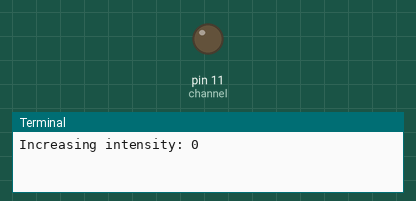
Simulated run of this program. Board: Raspberry Pi (header pin numbers). Shown: output pins drawn as LEDs (lit = HIGH), the last lines printed to the terminal.

Above: at 0.05 s.
At 0.95 s:
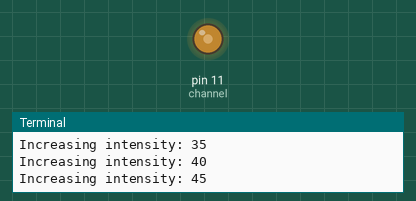
At 1.9 s:
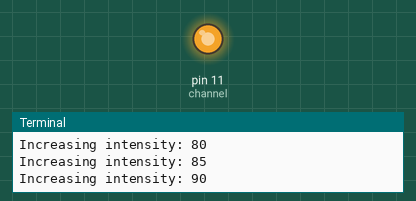
At 3.8 s:
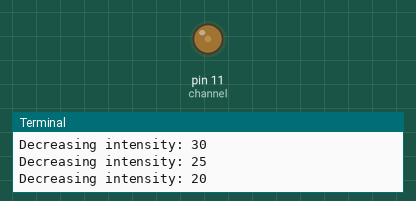
Timing chart, 0 to 5.5 s (numbered marks = the images above):
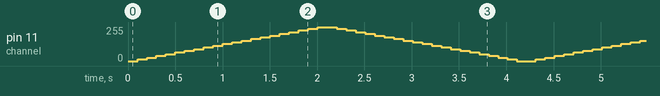

The program:

LEDfade.py
```python
#!/usr/bin/env python3

import RPi.GPIO as GPIO
import time

channel = 11 # GPIO

GPIO.setmode(GPIO.BOARD) # Set which board

GPIO.setup(channel, GPIO.OUT) # Set channel and pin method

# Create a PWM object with a frequency of 100 Hz
pwm = GPIO.PWM(channel, 100)
pwm.start(0)

try:
    while True:
        # increase brightness
        for duty_cycle in range(0, 101, 5):
            pwm.ChangeDutyCycle(duty_cycle)
            print(f"Increasing intensity: {duty_cycle}")
            time.sleep(0.1)

        # decrease brightness
        for duty_cycle in range(100, -1, -5):
            pwm.ChangeDutyCycle(duty_cycle)
            print(f"Decreasing intensity: {duty_cycle}")
            time.sleep(0.1)

except KeyboardInterrupt:
    pass
finally:
    pwm.stop()
    GPIO.cleanup()
```
